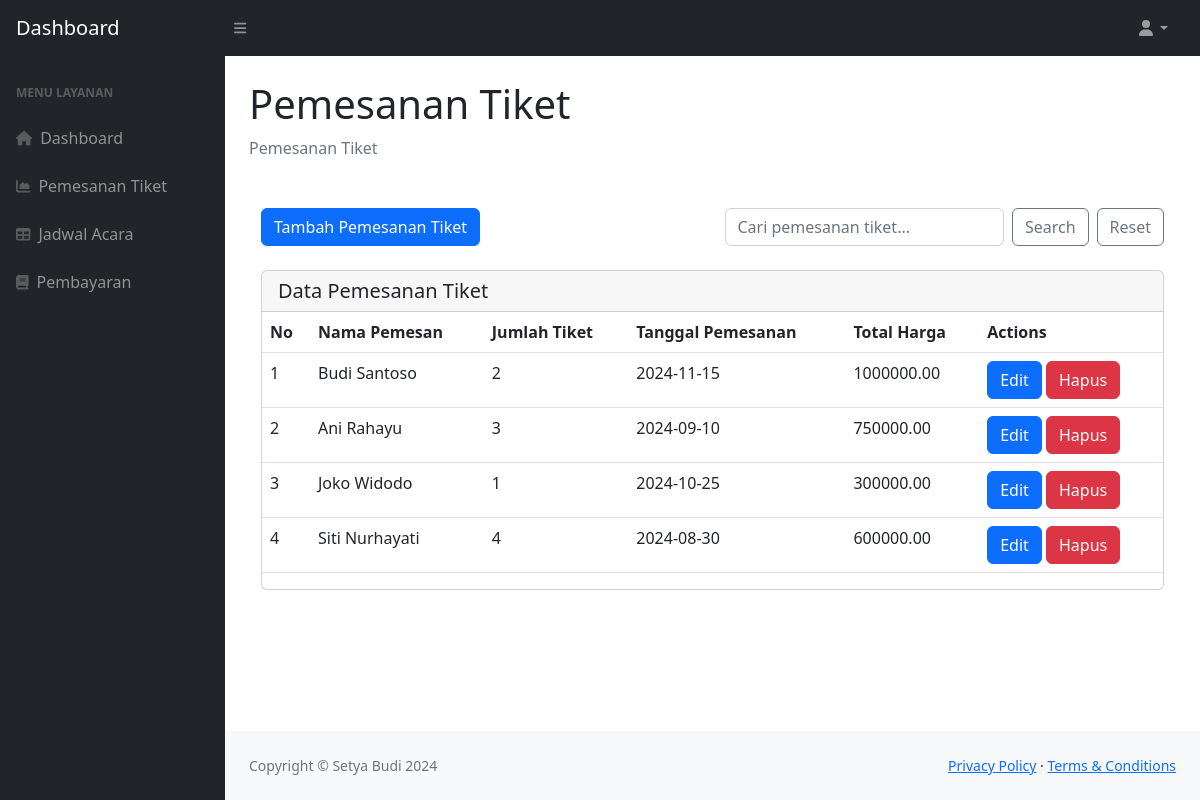
The page /index.php/pemesanan on the database its author committed.
### tables this page shows
CREATE TABLE `pemesanan_tiket` (
  `id` int(11) NOT NULL,
  `nama_pemesan` varchar(100) DEFAULT NULL,
  `jumlah_tiket` int(11) DEFAULT NULL,
  `tanggal_pemesanan` date DEFAULT NULL,
  `total_harga` decimal(10,2) DEFAULT NULL
);

### application/controllers/Pemesanan.php (called while the page is built, shortened)
<?php
class Pemesanan extends CI_Controller
{
    public function __construct()
    {
        $this->load->model('PemesananModel');
    }
    public function index()
    {
        $data['pemesanan_tiket'] = $this->PemesananModel->get_pemesanan_tiket();
        $this->load->view('template/header');
        $this->load->view('pemesanan/index', $data);
        $this->load->view('template/footer');
    }
}

### index.php (called while the page is built, shortened)
<?php
require_once BASEPATH.'core/CodeIgniter.php';

### application/models/PemesananModel.php (called while the page is built, shortened)
<?php
class PemesananModel extends CI_Model
{
    public function get_pemesanan_tiket()
    {
        $query = $this->db->get('pemesanan_tiket');
        return $query->result_array();
    }
}

### application/views/pemesanan/index.php (the view)
<main>
    <div class="container-fluid px-4">
        <h1 class="mt-4">Pemesanan Tiket</h1>
        <ol class="breadcrumb mb-4">
            <li class="breadcrumb-item active">Pemesanan Tiket</li>
        </ol>
        <div class="container-fluid py-4">
            <div class="row mb-4">
                <div class="col-md-6 mb-2 mb-md-0">
                    <a href="<?= site_url('pemesanan/create') ?>" class="btn btn-primary btn-block">Tambah Pemesanan Tiket</a>
                </div>
                <div class="col-md-6">
                    <form action="<?= site_url('datakaryawan/search') ?>" method="GET" class="d-flex align-items-center">
                        <input type="text" name="keyword" class="form-control me-2" placeholder="Cari pemesanan tiket...">
                        <button type="submit" class="btn btn-outline-secondary me-2">Search</button>
                        <button type="button" class="btn btn-outline-secondary" onclick="resetForm()">Reset</button>
                    </form>
                </div>
            </div>
            <div class="card">
                <h5 class="card-header">Data Pemesanan Tiket</h5>
                <div class="table-responsive">
                    <table class="table">
                        <thead>
                            <tr>
                                <th>No</th>
                                <th>Nama Pemesan</th>
                                <th>Jumlah Tiket</th>
                                <th>Tanggal Pemesanan</th>
                                <th>Total Harga</th>
                                <th>Actions</th>
                            </tr>
                        </thead>
                        <tbody class="table-border-bottom-0">
                            <?php foreach ($pemesanan_tiket as $k) { ?>
                                <tr>
                                    <td><?= $k['id'] ?></td>
                                    <td><?= $k['nama_pemesan'] ?></td>
                                    <td><?= $k['jumlah_tiket'] ?></td>
                                    <td><?= $k['tanggal_pemesanan'] ?></td>
                                    <td><?= $k['total_harga'] ?></td>
                                    <td>
                                        <a class="btn btn-primary" href="<?= site_url('pelaporan/edit/' . $k['id']) ?>">Edit</a>
                                        <a class="btn btn-danger" href="<?= site_url('pelaporan/delete/' . $k['id']) ?>" onclick="return confirm('Apakah Anda yakin ingin menghapus data pendaftaran ini?')">Hapus</a>
                                    </td>
                                </tr>
                            <?php } ?>
                        </tbody>
                    </table>
                </div>
            </div>
        </div>
    </div>
</main>

### rows shown on the page
pemesanan_tiket: id "1", nama_pemesan "Budi Santoso", jumlah_tiket "2", tanggal_pemesanan "2024-11-15", total_harga "1000000.00"
pemesanan_tiket: id "2", nama_pemesan "Ani Rahayu", jumlah_tiket "3", tanggal_pemesanan "2024-09-10", total_harga "750000.00"
pemesanan_tiket: id "3", nama_pemesan "Joko Widodo", jumlah_tiket "1", tanggal_pemesanan "2024-10-25", total_harga "300000.00"
pemesanan_tiket: id "4", nama_pemesan "Siti Nurhayati", jumlah_tiket "4", tanggal_pemesanan "2024-08-30", total_harga "600000.00"
